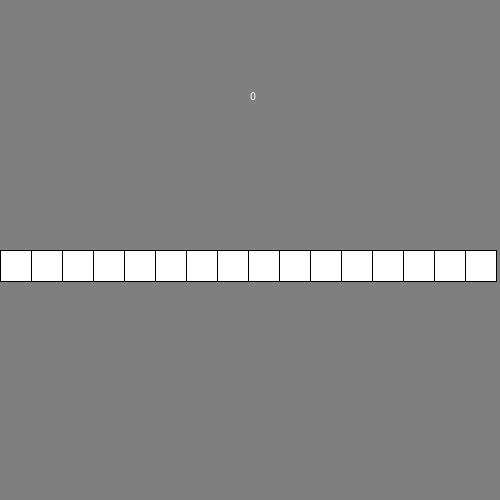
Frame 1 (no input)
Frame 60 (the mouse pressed at the canvas centre just before this capture): identical to frame 1, image omitted
Frame 120 (the mouse held since frame 60 and released just before this capture): identical to frame 1, image omitted

The Processing sketch that drew this single still picture (run headless with seeded random() and noise(); from frame 60 on, the mouse is pressed at the canvas centre):

// Processing sketch: Lab4Solution
// ── Lab4Solution.pde
void setup()
{
  size(500, 500);
  centX = width / 2;
  centY = height / 2;
  
  gap = width / bytes.length;
}

boolean[] bytes = new boolean[16];
int centX, centY;
float gap;
float left;
int maxNum = (int) pow(2, (int)bytes.length);

void draw()
{
  background(127);
  for (int i = 0 ; i < bytes.length ; i ++)
  {
    float x = i * gap;
    float y = centY;
    if (bytes[i])
    {
      fill(0);
    }
    else
    {
      fill(255);
    }
    rect(x,y, gap, gap);
  }
  
  int number = binaryToDecimal(bytes);
  fill(255);
  text(number, centX, 100);
}

int binaryToDecimal(boolean[] bytes)
{
  int ret = 0;
  int bit = bytes.length - 1;
  for (int i = 0 ; i < bytes.length ; i ++)
  {
    ret += bytes[i] ? pow(2, bit) : 0;
    -- bit;
  }
  
  // 2's complement
  if (bytes[0] == true)
  {
    ret -= maxNum;
  }
  
  return ret;
   
}

void mousePressed()
{
  if ((mouseY > centY) && (mouseY < centY + gap))
  {    
    int i = mouseX / (int) gap;    
    bytes[i] = ! bytes[i];
  }
}
